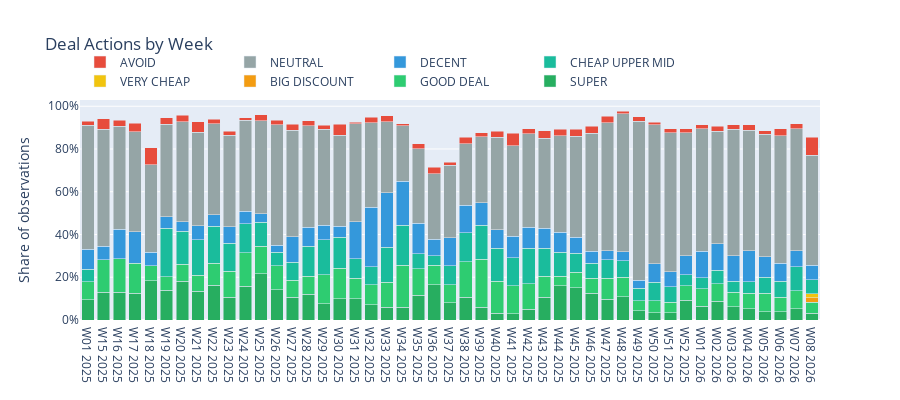
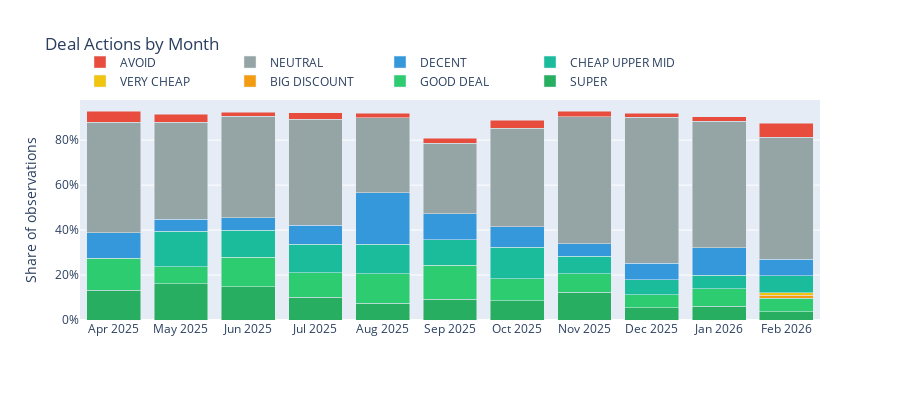
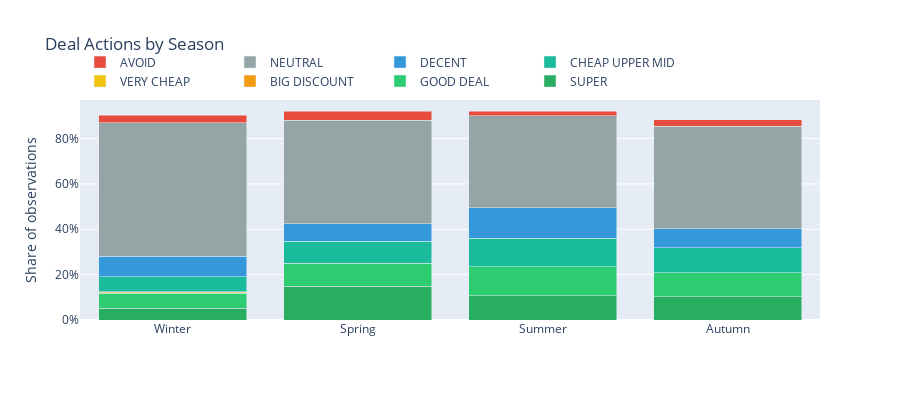

The notebook cell saved with these charts, in order:
### Code cell
ACTION_COLORS = {
    'SUPER':          '#27ae60',
    'GOOD DEAL':      '#2ecc71',
    'BIG DISCOUNT':   '#f39c12',
    'VERY CHEAP':     '#f1c40f',
    'CHEAP UPPER MID':'#1abc9c',
    'DECENT':         '#3498db',
    'NEUTRAL':        '#95a5a6',
    'AVOID':          '#e74c3c',
}
ACTION_ORDER = list(ACTION_COLORS.keys())

def action_stacked_bar(group_col, label_col=None, title='', category_orders=None):
    grp = (
        df.groupby([group_col, 'action'])
        .size()
        .reset_index(name='count')
    )
    total = grp.groupby(group_col)['count'].transform('sum')
    grp['pct'] = grp['count'] / total

    fig = go.Figure()
    for action in ACTION_ORDER:
        sub = grp[grp['action'] == action]
        x = sub[label_col or group_col] if label_col else sub[group_col]
        fig.add_trace(go.Bar(
            x=x,
            y=sub['pct'],
            name=action,
            marker_color=ACTION_COLORS[action],
            hovertemplate=f'{action}<br>%{{x}}<br>%{{y:.1%}}<extra></extra>'
        ))

    fig.update_layout(
        barmode='stack',
        title=title,
        yaxis_tickformat='.0%',
        yaxis_title='Share of observations',
        height=400,
        legend=dict(orientation='h', yanchor='bottom', y=1.02, xanchor='left', x=0),
        **(dict(xaxis=dict(categoryorder='array', categoryarray=category_orders)) if category_orders else {})
    )
    fig.show()

# --- By week ---
df['week_label'] = pd.to_datetime(
    df['year'].astype(str) + '-W' + df['week'].astype(str).str.zfill(2) + '-4',
    format='%G-W%V-%u'
).dt.strftime('W%V %Y')
week_order = df.sort_values(['year','week'])['week_label'].unique().tolist()
action_stacked_bar('week_label', title='Deal Actions by Week',
                   category_orders=week_order)

# --- By month ---
df['month_label'] = pd.to_datetime(df[['year','month']].assign(day=1)).dt.strftime('%b %Y')
month_order = df.sort_values(['year','month'])['month_label'].unique().tolist()
action_stacked_bar('month_label', title='Deal Actions by Month',
                   category_orders=month_order)

# --- By season ---
action_stacked_bar('season', title='Deal Actions by Season',
                   category_orders=['Winter','Spring','Summer','Autumn'])

### Figure 1 — Plotly figure (JSON) as saved in the notebook; plotly's stock layout.template omitted (floating-point values rounded to 4 significant figures)
{"data": [{"hovertemplate": "SUPER<br>%{x}<br>%{y:.1%}<extra></extra>", "marker": {"color": "#27ae60"}, "name": "SUPER", "type": "bar", "x": ["W01 2025", "W01 2026", "W02 2026", "W03 2026", "W04 2026", "W05 2026", "W06 2026", "W07 2026", "W08 2026", "W15 2025", "W16 2025", "W17 2025", "W18 2025", "W19 2025", "W20 2025", "W21 2025", "W22 2025", "W23 2025", "W24 2025", "W25 2025", "W26 2025", "W27 2025", "W28 2025", "W29 2025", "W30 2025", "W31 2025", "W32 2025", "W33 2025", "W34 2025", "W35 2025", "W36 2025", "W37 2025", "W38 2025", "W39 2025", "W40 2025", "W41 2025", "W42 2025", "W43 2025", "W44 2025", "W45 2025", "W46 2025", "W47 2025", "W48 2025", "W49 2025", "W50 2025", "W51 2025", "W52 2025"], "y": [0.09459, 0.06454, 0.08803, 0.06114, 0.05241, 0.03763, 0.03892, 0.05353, 0.0324, 0.1296, 0.129, 0.125, 0.1842, 0.1384, 0.1822, 0.1342, 0.1629, 0.1072, 0.159, 0.2168, 0.1424, 0.1053, 0.121, 0.0751, 0.1, 0.1005, 0.07188, 0.05948, 0.06029, 0.1152, 0.164, 0.0797, 0.1061, 0.05913, 0.0327, 0.0304, 0.05042, 0.1073, 0.1609, 0.1499, 0.1242, 0.09738, 0.1086, 0.04231, 0.03279, 0.03358, 0.09155]}, {"hovertemplate": "GOOD DEAL<br>%{x}<br>%{y:.1%}<extra></extra>", "marker": {"color": "#2ecc71"}, "name": "GOOD DEAL", "type": "bar", "x": ["W01 2025", "W01 2026", "W02 2026", "W03 2026", "W04 2026", "W05 2026", "W06 2026", "W07 2026", "W08 2026", "W15 2025", "W16 2025", "W17 2025", "W18 2025", "W19 2025", "W20 2025", "W21 2025", "W22 2025", "W23 2025", "W24 2025", "W25 2025", "W26 2025", "W27 2025", "W28 2025", "W29 2025", "W30 2025", "W31 2025", "W32 2025", "W33 2025", "W34 2025", "W35 2025", "W36 2025", "W37 2025", "W38 2025", "W39 2025", "W40 2025", "W41 2025", "W42 2025", "W43 2025", "W44 2025", "W45 2025", "W46 2025", "W47 2025", "W48 2025", "W49 2025", "W50 2025", "W51 2025", "W52 2025"], "y": [0.08378, 0.08252, 0.08055, 0.06861, 0.07379, 0.08723, 0.06737, 0.08273, 0.05035, 0.1517, 0.1568, 0.1408, 0.06917, 0.06349, 0.07796, 0.07425, 0.1025, 0.1211, 0.1562, 0.1294, 0.1109, 0.08104, 0.08361, 0.1364, 0.1411, 0.09436, 0.09321, 0.1163, 0.1965, 0.1248, 0.09269, 0.08468, 0.1653, 0.226, 0.1485, 0.1296, 0.119, 0.09713, 0.04364, 0.07451, 0.07201, 0.09902, 0.09192, 0.04799, 0.05629, 0.0498, 0.06813]}, {"hovertemplate": "BIG DISCOUNT<br>%{x}<br>%{y:.1%}<extra></extra>", "marker": {"color": "#f39c12"}, "name": "BIG DISCOUNT", "type": "bar", "x": ["W08 2026"], "y": [0.02044]}, {"hovertemplate": "VERY CHEAP<br>%{x}<br>%{y:.1%}<extra></extra>", "marker": {"color": "#f1c40f"}, "name": "VERY CHEAP", "type": "bar", "x": ["W08 2026"], "y": [0.01969]}, {"hovertemplate": "CHEAP UPPER MID<br>%{x}<br>%{y:.1%}<extra></extra>", "marker": {"color": "#1abc9c"}, "name": "CHEAP UPPER MID", "type": "bar", "x": ["W01 2025", "W01 2026", "W02 2026", "W03 2026", "W04 2026", "W05 2026", "W06 2026", "W07 2026", "W08 2026", "W19 2025", "W20 2025", "W21 2025", "W22 2025", "W23 2025", "W24 2025", "W25 2025", "W26 2025", "W27 2025", "W28 2025", "W29 2025", "W30 2025", "W31 2025", "W32 2025", "W33 2025", "W34 2025", "W35 2025", "W36 2025", "W37 2025", "W38 2025", "W39 2025", "W40 2025", "W41 2025", "W42 2025", "W43 2025", "W44 2025", "W45 2025", "W46 2025", "W47 2025", "W48 2025", "W49 2025", "W50 2025", "W51 2025", "W52 2025"], "y": [0.05946, 0.05065, 0.06387, 0.05095, 0.05379, 0.07583, 0.0741, 0.1127, 0.06431, 0.2284, 0.1551, 0.1669, 0.1743, 0.1313, 0.1344, 0.1107, 0.06418, 0.08428, 0.1408, 0.164, 0.1464, 0.09259, 0.08452, 0.1652, 0.1867, 0.07102, 0.04456, 0.08966, 0.1367, 0.159, 0.1553, 0.1312, 0.1653, 0.1304, 0.1118, 0.08887, 0.06841, 0.08592, 0.07614, 0.05934, 0.08811, 0.0718, 0.0511]}, {"hovertemplate": "DECENT<br>%{x}<br>%{y:.1%}<extra></extra>", "marker": {"color": "#3498db"}, "name": "DECENT", "type": "bar", "x": ["W01 2025", "W01 2026", "W02 2026", "W03 2026", "W04 2026", "W05 2026", "W06 2026", "W07 2026", "W08 2026", "W15 2025", "W16 2025", "W17 2025", "W18 2025", "W19 2025", "W20 2025", "W21 2025", "W22 2025", "W23 2025", "W24 2025", "W25 2025", "W26 2025", "W27 2025", "W28 2025", "W29 2025", "W30 2025", "W31 2025", "W32 2025", "W33 2025", "W34 2025", "W35 2025", "W36 2025", "W37 2025", "W38 2025", "W39 2025", "W40 2025", "W41 2025", "W42 2025", "W43 2025", "W44 2025", "W45 2025", "W46 2025", "W47 2025", "W48 2025", "W49 2025", "W50 2025", "W51 2025", "W52 2025"], "y": [0.09369, 0.1234, 0.1249, 0.1202, 0.1448, 0.09578, 0.08608, 0.07461, 0.06805, 0.06428, 0.1391, 0.1471, 0.06417, 0.05379, 0.04455, 0.0654, 0.05342, 0.0761, 0.05835, 0.04079, 0.03151, 0.1183, 0.08911, 0.06719, 0.05, 0.1728, 0.2773, 0.2551, 0.2058, 0.1411, 0.07665, 0.1308, 0.1286, 0.1051, 0.08583, 0.1008, 0.09944, 0.09528, 0.09364, 0.07271, 0.05671, 0.04173, 0.04178, 0.03664, 0.08615, 0.07006, 0.09084]}, {"hovertemplate": "NEUTRAL<br>%{x}<br>%{y:.1%}<extra></extra>", "marker": {"color": "#95a5a6"}, "name": "NEUTRAL", "type": "bar", "x": ["W01 2025", "W01 2026", "W02 2026", "W03 2026", "W04 2026", "W05 2026", "W06 2026", "W07 2026", "W08 2026", "W15 2025", "W16 2025", "W17 2025", "W18 2025", "W19 2025", "W20 2025", "W21 2025", "W22 2025", "W23 2025", "W24 2025", "W25 2025", "W26 2025", "W27 2025", "W28 2025", "W29 2025", "W30 2025", "W31 2025", "W32 2025", "W33 2025", "W34 2025", "W35 2025", "W36 2025", "W37 2025", "W38 2025", "W39 2025", "W40 2025", "W41 2025", "W42 2025", "W43 2025", "W44 2025", "W45 2025", "W46 2025", "W47 2025", "W48 2025", "W49 2025", "W50 2025", "W51 2025", "W52 2025"], "y": [0.5784, 0.5735, 0.5247, 0.5904, 0.5634, 0.5724, 0.5966, 0.5702, 0.5152, 0.5458, 0.4815, 0.4685, 0.4083, 0.4312, 0.4678, 0.4387, 0.4256, 0.4277, 0.4262, 0.4336, 0.5636, 0.4976, 0.473, 0.4506, 0.4268, 0.4568, 0.3965, 0.3318, 0.2603, 0.3484, 0.3066, 0.3387, 0.2888, 0.3075, 0.4319, 0.4224, 0.437, 0.4191, 0.4518, 0.474, 0.5518, 0.599, 0.6462, 0.743, 0.6495, 0.6497, 0.5735]}, {"hovertemplate": "AVOID<br>%{x}<br>%{y:.1%}<extra></extra>", "marker": {"color": "#e74c3c"}, "name": "AVOID", "type": "bar", "x": ["W01 2025", "W01 2026", "W02 2026", "W03 2026", "W04 2026", "W05 2026", "W06 2026", "W07 2026", "W08 2026", "W15 2025", "W16 2025", "W17 2025", "W18 2025", "W19 2025", "W20 2025", "W21 2025", "W22 2025", "W23 2025", "W24 2025", "W25 2025", "W26 2025", "W27 2025", "W28 2025", "W29 2025", "W30 2025", "W31 2025", "W32 2025", "W33 2025", "W34 2025", "W35 2025", "W36 2025", "W37 2025", "W38 2025", "W39 2025", "W40 2025", "W41 2025", "W42 2025", "W43 2025", "W44 2025", "W45 2025", "W46 2025", "W47 2025", "W48 2025", "W49 2025", "W50 2025", "W51 2025", "W52 2025"], "y": [0.01892, 0.01797, 0.02474, 0.02174, 0.02483, 0.01653, 0.03144, 0.02352, 0.085, 0.04953, 0.02867, 0.03887, 0.08083, 0.03175, 0.03103, 0.04905, 0.02014, 0.02036, 0.01087, 0.02914, 0.02217, 0.02917, 0.0253, 0.01779, 0.05179, 0.008818, 0.02607, 0.02776, 0.009275, 0.02495, 0.0303, 0.01494, 0.02857, 0.0184, 0.02861, 0.0592, 0.02381, 0.03608, 0.03091, 0.03142, 0.0333, 0.03028, 0.013, 0.02167, 0.01224, 0.01969, 0.02058]}], "layout": {"barmode": "stack", "height": 400, "legend": {"orientation": "h", "x": 0, "xanchor": "left", "y": 1.02, "yanchor": "bottom"}, "title": {"text": "Deal Actions by Week"}, "xaxis": {"categoryarray": ["W01 2025", "W15 2025", "W16 2025", "W17 2025", "W18 2025", "W19 2025", "W20 2025", "W21 2025", "W22 2025", "W23 2025", "W24 2025", "W25 2025", "W26 2025", "W27 2025", "W28 2025", "W29 2025", "W30 2025", "W31 2025", "W32 2025", "W33 2025", "W34 2025", "W35 2025", "W36 2025", "W37 2025", "W38 2025", "W39 2025", "W40 2025", "W41 2025", "W42 2025", "W43 2025", "W44 2025", "W45 2025", "W46 2025", "W47 2025", "W48 2025", "W49 2025", "W50 2025", "W51 2025", "W52 2025", "W01 2026", "W02 2026", "W03 2026", "W04 2026", "W05 2026", "W06 2026", "W07 2026", "W08 2026"], "categoryorder": "array"}, "yaxis": {"tickformat": ".0%", "title": {"text": "Share of observations"}}}}

### Figure 2 — Plotly figure (JSON) as saved in the notebook; plotly's stock layout.template omitted (floating-point values rounded to 4 significant figures)
{"data": [{"hovertemplate": "SUPER<br>%{x}<br>%{y:.1%}<extra></extra>", "marker": {"color": "#27ae60"}, "name": "SUPER", "type": "bar", "x": ["Apr 2025", "Aug 2025", "Dec 2025", "Feb 2026", "Jan 2026", "Jul 2025", "Jun 2025", "May 2025", "Nov 2025", "Oct 2025", "Sep 2025"], "y": [0.1314, 0.07472, 0.0536, 0.03732, 0.06126, 0.1018, 0.1475, 0.162, 0.1224, 0.0866, 0.09287]}, {"hovertemplate": "GOOD DEAL<br>%{x}<br>%{y:.1%}<extra></extra>", "marker": {"color": "#2ecc71"}, "name": "GOOD DEAL", "type": "bar", "x": ["Apr 2025", "Aug 2025", "Dec 2025", "Feb 2026", "Jan 2026", "Jul 2025", "Jun 2025", "May 2025", "Nov 2025", "Oct 2025", "Sep 2025"], "y": [0.1423, 0.1316, 0.05871, 0.0602, 0.07869, 0.1073, 0.1327, 0.07379, 0.08226, 0.09785, 0.1497]}, {"hovertemplate": "BIG DISCOUNT<br>%{x}<br>%{y:.1%}<extra></extra>", "marker": {"color": "#f39c12"}, "name": "BIG DISCOUNT", "type": "bar", "x": ["Feb 2026"], "y": [0.01234]}, {"hovertemplate": "VERY CHEAP<br>%{x}<br>%{y:.1%}<extra></extra>", "marker": {"color": "#f1c40f"}, "name": "VERY CHEAP", "type": "bar", "x": ["Feb 2026"], "y": [0.01189]}, {"hovertemplate": "CHEAP UPPER MID<br>%{x}<br>%{y:.1%}<extra></extra>", "marker": {"color": "#1abc9c"}, "name": "CHEAP UPPER MID", "type": "bar", "x": ["Aug 2025", "Dec 2025", "Feb 2026", "Jan 2026", "Jul 2025", "Jun 2025", "May 2025", "Nov 2025", "Oct 2025", "Sep 2025"], "y": [0.1311, 0.0677, 0.0754, 0.05994, 0.1289, 0.1188, 0.1586, 0.07949, 0.1387, 0.1154]}, {"hovertemplate": "DECENT<br>%{x}<br>%{y:.1%}<extra></extra>", "marker": {"color": "#3498db"}, "name": "DECENT", "type": "bar", "x": ["Apr 2025", "Aug 2025", "Dec 2025", "Feb 2026", "Jan 2026", "Jul 2025", "Jun 2025", "May 2025", "Nov 2025", "Oct 2025", "Sep 2025"], "y": [0.1142, 0.2284, 0.07293, 0.07389, 0.1204, 0.08247, 0.05682, 0.05328, 0.05491, 0.09236, 0.1145]}, {"hovertemplate": "NEUTRAL<br>%{x}<br>%{y:.1%}<extra></extra>", "marker": {"color": "#95a5a6"}, "name": "NEUTRAL", "type": "bar", "x": ["Apr 2025", "Aug 2025", "Dec 2025", "Feb 2026", "Jan 2026", "Jul 2025", "Jun 2025", "May 2025", "Nov 2025", "Oct 2025", "Sep 2025"], "y": [0.4908, 0.3338, 0.649, 0.5421, 0.5636, 0.4736, 0.45, 0.4329, 0.5639, 0.4372, 0.3144]}, {"hovertemplate": "AVOID<br>%{x}<br>%{y:.1%}<extra></extra>", "marker": {"color": "#e74c3c"}, "name": "AVOID", "type": "bar", "x": ["Apr 2025", "Aug 2025", "Dec 2025", "Feb 2026", "Jan 2026", "Jul 2025", "Jun 2025", "May 2025", "Nov 2025", "Oct 2025", "Sep 2025"], "y": [0.05092, 0.0195, 0.01835, 0.0623, 0.02112, 0.02803, 0.01864, 0.03564, 0.0265, 0.03689, 0.02277]}], "layout": {"barmode": "stack", "height": 400, "legend": {"orientation": "h", "x": 0, "xanchor": "left", "y": 1.02, "yanchor": "bottom"}, "title": {"text": "Deal Actions by Month"}, "xaxis": {"categoryarray": ["Apr 2025", "May 2025", "Jun 2025", "Jul 2025", "Aug 2025", "Sep 2025", "Oct 2025", "Nov 2025", "Dec 2025", "Jan 2026", "Feb 2026"], "categoryorder": "array"}, "yaxis": {"tickformat": ".0%", "title": {"text": "Share of observations"}}}}

### Figure 3 — Plotly figure (JSON) as saved in the notebook; plotly's stock layout.template omitted (floating-point values rounded to 4 significant figures)
{"data": [{"hovertemplate": "SUPER<br>%{x}<br>%{y:.1%}<extra></extra>", "marker": {"color": "#27ae60"}, "name": "SUPER", "type": "bar", "x": ["Autumn", "Spring", "Summer", "Winter"], "y": [0.1025, 0.1499, 0.1076, 0.05137]}, {"hovertemplate": "GOOD DEAL<br>%{x}<br>%{y:.1%}<extra></extra>", "marker": {"color": "#2ecc71"}, "name": "GOOD DEAL", "type": "bar", "x": ["Autumn", "Spring", "Summer", "Winter"], "y": [0.1065, 0.101, 0.1268, 0.06589]}, {"hovertemplate": "BIG DISCOUNT<br>%{x}<br>%{y:.1%}<extra></extra>", "marker": {"color": "#f39c12"}, "name": "BIG DISCOUNT", "type": "bar", "x": ["Winter"], "y": [0.003653]}, {"hovertemplate": "VERY CHEAP<br>%{x}<br>%{y:.1%}<extra></extra>", "marker": {"color": "#f1c40f"}, "name": "VERY CHEAP", "type": "bar", "x": ["Winter"], "y": [0.00352]}, {"hovertemplate": "CHEAP UPPER MID<br>%{x}<br>%{y:.1%}<extra></extra>", "marker": {"color": "#1abc9c"}, "name": "CHEAP UPPER MID", "type": "bar", "x": ["Autumn", "Spring", "Summer", "Winter"], "y": [0.1087, 0.09567, 0.126, 0.06736]}, {"hovertemplate": "DECENT<br>%{x}<br>%{y:.1%}<extra></extra>", "marker": {"color": "#3498db"}, "name": "DECENT", "type": "bar", "x": ["Autumn", "Spring", "Summer", "Winter"], "y": [0.0839, 0.07742, 0.1336, 0.08924]}, {"hovertemplate": "NEUTRAL<br>%{x}<br>%{y:.1%}<extra></extra>", "marker": {"color": "#95a5a6"}, "name": "NEUTRAL", "type": "bar", "x": ["Autumn", "Spring", "Summer", "Winter"], "y": [0.4522, 0.4559, 0.4067, 0.5885]}, {"hovertemplate": "AVOID<br>%{x}<br>%{y:.1%}<extra></extra>", "marker": {"color": "#e74c3c"}, "name": "AVOID", "type": "bar", "x": ["Autumn", "Spring", "Summer", "Winter"], "y": [0.02878, 0.0417, 0.02098, 0.0323]}], "layout": {"barmode": "stack", "height": 400, "legend": {"orientation": "h", "x": 0, "xanchor": "left", "y": 1.02, "yanchor": "bottom"}, "title": {"text": "Deal Actions by Season"}, "xaxis": {"categoryarray": ["Winter", "Spring", "Summer", "Autumn"], "categoryorder": "array"}, "yaxis": {"tickformat": ".0%", "title": {"text": "Share of observations"}}}}
